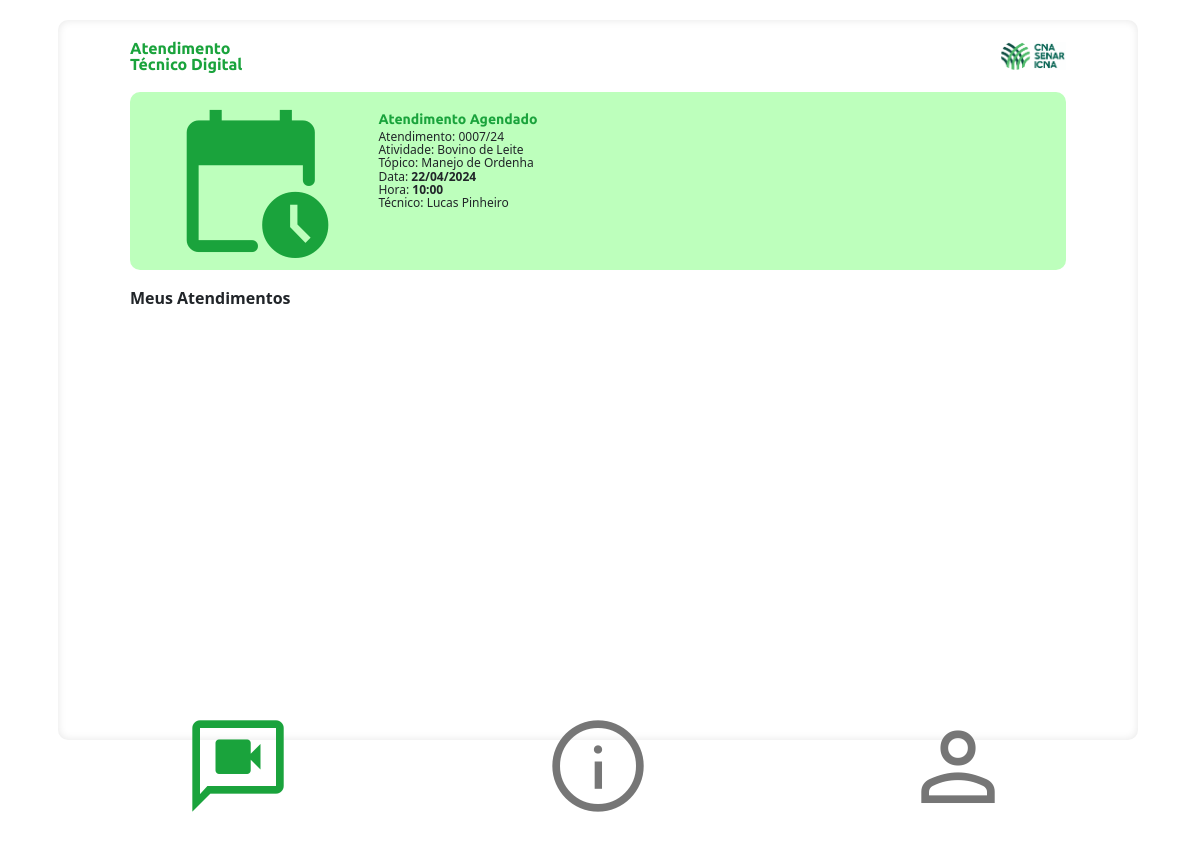
The page /produtor/meus-atendimentos/ (signed in) on the database as committed earlier.
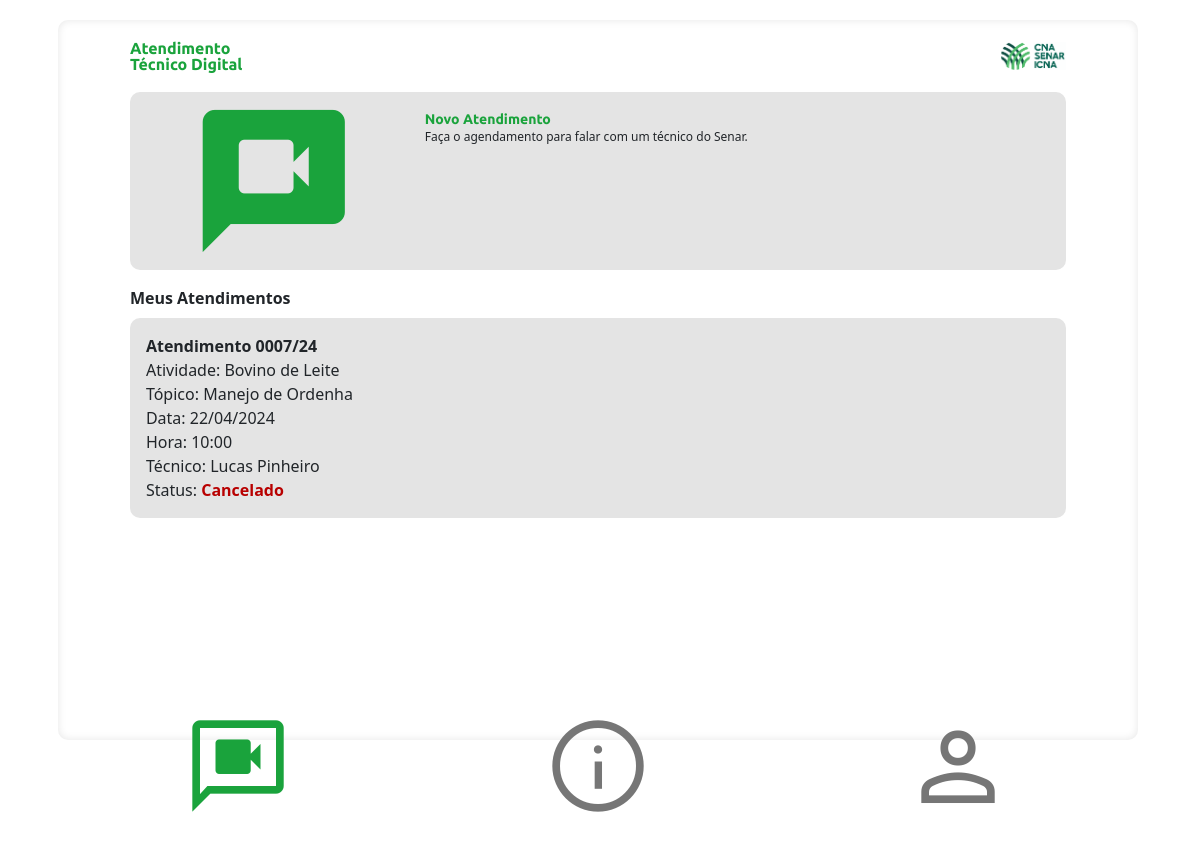
The same page on the database as committed later.
### apps/modulo_admin/models.py (models this page shows, shortened)
class Atendimento(models.Model):
    data_registro = models.DateTimeField(auto_now_add=True)
    data_ultima_atualizacao = models.DateTimeField(auto_now=True)
    regional = models.CharField(max_length=2, choices=LISTA_UFS_SIGLAS, null=False, blank=False, default='MS')
    tecnico = models.ForeignKey(Usuario, on_delete=models.SET_NULL, null=True, blank=True, related_name='tecnico_atendimento')
    produtor = models.ForeignKey(Usuario, on_delete=models.SET_NULL, null=True, blank=True, related_name='produtor_atendimento')
    atendimento_retorno = models.BooleanField(default=False)
    atendimento_anterior = models.ForeignKey('self', on_delete=models.SET_NULL, null=True, blank=True, related_name='atendimentos_posteriores')
    atividade_produtiva = models.CharField(max_length=120, choices=ATIVIDADE_PRODUTIVA, null=False, blank=False)
    topico = models.CharField(max_length=120, null=False, blank=False)
    data = models.DateField(null=False, blank=False)
    hora = models.CharField(max_length=5, null=False, blank=False)
    mais_informacoes = models.TextField(null=True, blank=True)
    imagem01 = models.ImageField(null=True, blank=True)
    imagem02 = models.ImageField(null=True, blank=True)
    imagem03 = models.ImageField(null=True, blank=True)
    status = models.CharField(max_length=15, choices=STATUS_ATENDIMENTO, null=False, blank=False)
    del_status = models.BooleanField(default=False)
    del_data = models.DateTimeField(null=True, blank=True)
    del_cpf = models.CharField(max_length=14, null=True, blank=True)
    def atendimento_id(self):
        year_suffix = self.data.strftime('%y')
        id_str = str(self.id).zfill(4)
        return f"{id_str}/{year_suffix}"

class Usuario(models.Model):
    user = models.OneToOneField(User, on_delete=models.CASCADE, related_name='usuario_relacionado')
    data_registro = models.DateTimeField(auto_now_add=True)
    data_ultima_atualizacao = models.DateTimeField(auto_now=True)
    cpf = models.CharField(max_length=14, null=False, blank=False, unique=True)
    nome_completo = models.CharField(max_length=100, null=False, blank=False)
    data_nascimento = models.DateField(null=True, blank=True)
    sexo = models.CharField(max_length=100, choices=GENERO_SEXUAL, null=False, blank=False)
    reside_cod_ibge = models.CharField(max_length=10, null=True, blank=True)
    celular = models.CharField(max_length=17, null=True, blank=True)
    email_pessoal = models.EmailField(max_length=40, null=True, blank=True)
    usuario_is_ativo = models.BooleanField(default=True, null=False, blank=False, db_index=True)
    del_status = models.BooleanField(default=False)
    del_data = models.DateTimeField(null=True, blank=True)
    del_cpf = models.CharField(max_length=14, null=True, blank=True)
    def primeiro_ultimo_nome(self):
        partes_nome = self.nome_completo.split()
        primeiro_nome = partes_nome[0]
        ultimo_nome = partes_nome[-1] if len(partes_nome) > 1 else ''
        return f"{primeiro_nome} {ultimo_nome}"

### apps/modulo_produtor/views.py (the view)
# urls.py: path('produtor/meus-atendimentos/', produtor_meus_atendimentos_lista, name='produtor_meus_atendimentos_lista'),
def produtor_meus_atendimentos_lista(request):
    produtor = request.user.usuario_relacionado
    atendimentos = Atendimento.objects.filter(produtor=produtor).order_by('-id')
    agendamento = atendimentos.filter(status='agendado').first()
    atendimentos = atendimentos.exclude(status='agendado')
    conteudo = {
        'agendamento': agendamento,
        'atendimentos': atendimentos,
    }
    conteudo = {
        'agendamento': agendamento,
        'atendimentos': atendimentos,
    }
    return render(request, 'modulo_produtor/meus_atendimentos_lista.html', conteudo)

### templates/modulo_produtor/meus_atendimentos_lista.html (shortened to what this page needs)
{% extends '_partials/base_main_produtor.html' %}
{% load static %}
{% block extra_head %}
    <link rel="stylesheet" href="{% static 'styles/modulo_produtor/meus_atendimentos.css' %}">
    <link rel="stylesheet" href="{% static 'styles/modulo_produtor/card_agendamento.css' %}">
{% endblock %}
{% block content %}
    {% if agendamento %}
        <div class="card-agendamento" id="cardAgendamento" data-id="{{ agendamento.id }}">
            <div class="image-card">
                <i class="material-symbols-outlined">calendar_clock</i>
            </div>
            <div class="textos-card">
                <div class="titulo-card">
                    Atendimento Agendado
                </div>
                <div class="texto-card" >
                    <span>Atendimento: {{ agendamento.atendimento_id }}</span>
                    <span>Atividade: {{ agendamento.get_atividade_produtiva_display }}</span>
                    <span>Tópico: {{ agendamento.topico }}</span>
                    <span>Data: <b>{{ agendamento.data|date:'d/m/Y' }}</b></span>
                    <span>Hora: <b>{{ agendamento.hora }}</b></span>
                    <span>Técnico: {{ agendamento.tecnico.primeiro_ultimo_nome }}</span>
                </div>
            </div>
        </div>
    {% else %}
        <div class="card-novo-atendimento" id="novoAtendimento" onclick="window.location.href='/produtor/novo-atendimento/'">
            <div class="image-card">
                <i class="material-symbols-outlined">video_chat</i>
            </div>
            <div class="textos-card">
                <div class="titulo-card">
                    Novo Atendimento
                </div>
                <div class="texto-card">
                    Faça o agendamento para falar com um técnico do Senar.<br>
                </div>
            </div>
        </div>
    {% endif %}
    <div class="lista-atendimentos">
        <div style="margin-bottom: 1vh;"><b>Meus Atendimentos</b></div>
        <div class="carrossel-vertical">
            {% for atendimento in atendimentos %}
                <div class="card-atendimento" data-id="{{ atendimento.id }}">
                    <div class="card-atendimento__informacoes">
                        <span><b>Atendimento {{ atendimento.atendimento_id }}</b></span>
                        <span>Atividade: {{ atendimento.get_atividade_produtiva_display }}</span>
                        <span>Tópico: {{ atendimento.topico }}</span>
                        <span>Data: {{ atendimento.data|date:'d/m/Y' }}</span>
                        <span>Hora: {{ atendimento.hora }}</span>
                        <span>Técnico: {{ atendimento.tecnico.primeiro_ultimo_nome }}</span>
                        {% if atendimento.status == 'cancelado' %}
                            <span>Status: <span class='status cancelado'>Cancelado</span></span>
                        {% else %}
                            <span>Status: <span class='status realizado'>Realizado</span></span>
                        {% endif %}
                    </div>
                </div>
            {% endfor %}
        </div>
    </div>
{% endblock %}

Rows that differ between the two databases and show on the page:
now on one of the page's lists (row edited): Atendimento: atendimento_id "0007/24", atividade_produtiva "Bovino de Leite", topico "Manejo de Ordenha", data "22/04/2024", hora "10:00", tecnico.primeiro_ultimo_nome "Lucas Pinheiro"
changed Atendimento "Bovino de Leite": atendimento_id "0007/24" → (not shown); atividade_produtiva "Bovino de Leite" → (not shown); topico "Manejo de Ordenha" → (not shown); data "22/04/2024" → (not shown); hora "10:00" → (not shown); tecnico.primeiro_ultimo_nome "Lucas Pinheiro" → (not shown)
Other text that changed with them:
text no longer shown: "Atendimento Agendado Atendimento: Atividade: Tópico: Data: Hora: Técnico:"
text now shown: "Novo Atendimento Faça o agendamento para falar com um técnico do Senar."
